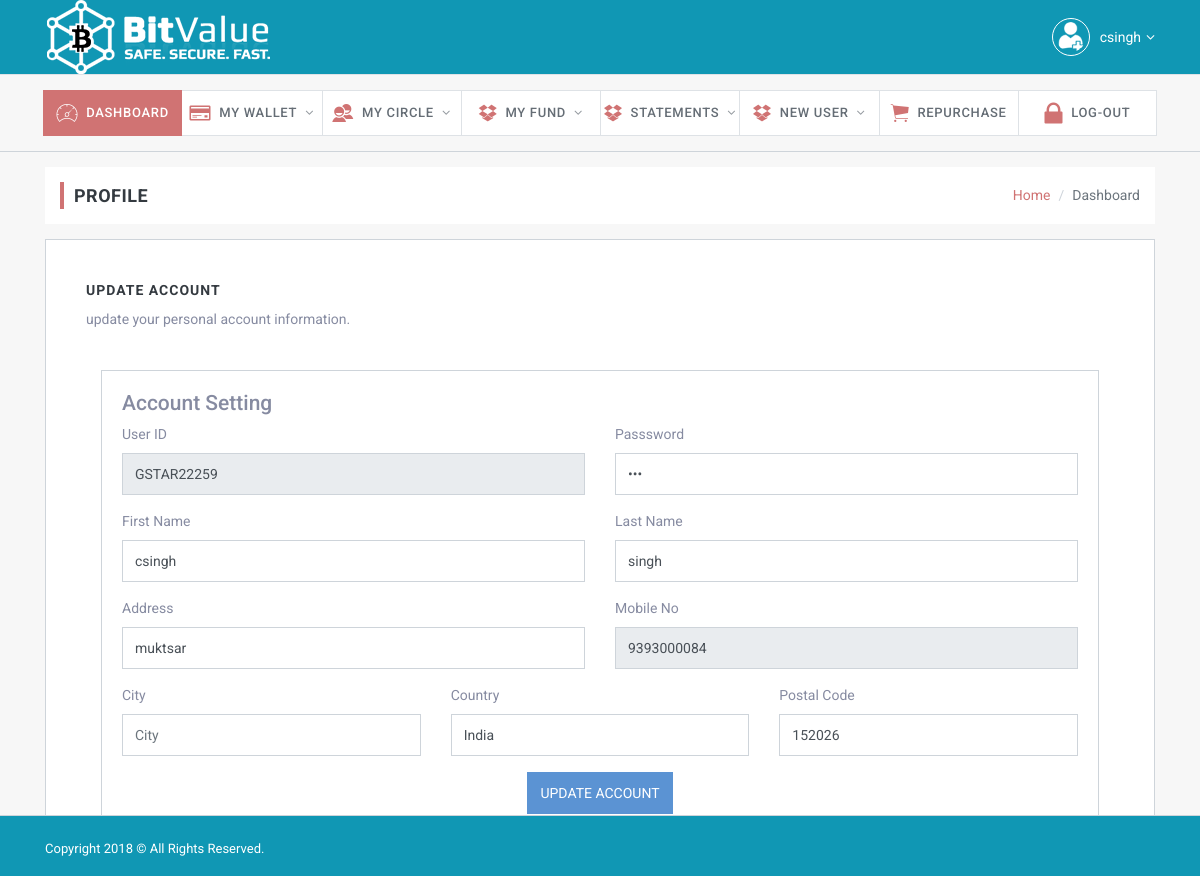
The app's page /profile.php (signed in) with its own data.
### tables this page shows
CREATE TABLE `registration` (
  `UserID` varchar(100) NOT NULL,
  `ChainID` varchar(100) NOT NULL,
  `DirectID` varchar(100) NOT NULL,
  `UserEmail` varchar(100) NOT NULL,
  `Password` varchar(100) NOT NULL,
  `TPassword` varchar(100) NOT NULL,
  `EPassword` varchar(100) NOT NULL,
  `ETPassword` varchar(100) NOT NULL,
  `DOB` varchar(100) NOT NULL,
  `FirstName` varchar(100) NOT NULL,
  `LastName` varchar(100) NOT NULL,
  `Gender` varchar(10) NOT NULL,
  `MobileNo` varchar(100) NOT NULL,
  `Address` longtext NOT NULL,
  `country` varchar(100) NOT NULL DEFAULT 'India',
  `state` varchar(100) NOT NULL,
  `district` varchar(100) NOT NULL,
  `City` varchar(100) NOT NULL,
  `Zip` varchar(100) NOT NULL,
  `Position` varchar(100) NOT NULL,
  `RegistrationDate` varchar(100) NOT NULL,
  `Acc_Holder_Name` varchar(100) NOT NULL,
  `Bank_Name` varchar(100) NOT NULL,
  `Bank_Acc_No` varchar(100) NOT NULL,
  `Branch_Name` varchar(100) NOT NULL,
  `IFSC_Code` varchar(100) NOT NULL,
  `Account_Type` varchar(100) NOT NULL,
  `Pan_Number` varchar(100) NOT NULL,
  `Status` varchar(100) NOT NULL DEFAULT 'Active',
  `PaidStatus` varchar(100) NOT NULL DEFAULT 'Free',
  `timeinstring` int(100) NOT NULL,
  `EmailCode` longtext NOT NULL,
  `scode` int(100) NOT NULL,
  `EmailVerify` int(2) NOT NULL DEFAULT '1',
  `EmailStatus` int(2) NOT NULL DEFAULT '0',
  `currentbtc` varchar(100) NOT NULL,
  `ademail` varchar(100) NOT NULL,
  `admethod` varchar(100) NOT NULL,
  `About` longtext NOT NULL,
  `BTCAccount` varchar(100) NOT NULL,
  `Paytm` varchar(100) NOT NULL,
  `NetellerAccount` varchar(100) NOT NULL,
  `PaypalEmailID` varchar(100) NOT NULL,
  `profilepic` varchar(1000) NOT NULL,
  `addressproof` varchar(1000) NOT NULL,
  `pin` varchar(100) NOT NULL,
  `pancard` varchar(1000) NOT NULL,
  `Adtype` varchar(100) NOT NULL,
  `totalbusiness` varchar(100) NOT NULL,
  `topupsincome` varchar(100) NOT NULL,
  `nonincome` varchar(100) NOT NULL,
  `levelstatus` int(10) NOT NULL,
  `nomineerelation` varchar(100) NOT NULL,
  `nomineename` varchar(100) NOT NULL,
  `widstatus` int(10) NOT NULL DEFAULT '1',
  `Id` int(100) NOT NULL,
  `silverpoolstatus` int(100) NOT NULL,
  `princepoolstatus` int(100) NOT NULL
);

### package/Memberclass.php (called while the page is built, shortened)
<?php
class Member
{
	public function __construct()
	{
		$this->mysqli2 = new mysqli('localhost', 'root', '', 'gstarmar_mlm');
		$this->userID = $_SESSION['User_Array']['UserID'];
	}
function loaduserinfo()
{
	 $query4 = "SELECT * FROM Registration WHERE UserID = '".$this->userID."'";
       $result4=$this->mysqli2->query($query4);
       $num=$result4->fetch_assoc();
	   return $num;
}
}
$obj = new Member();
?>

### profile.php (the view, shortened to what this page needs)
<?php include("header.php"); ?>
<?php
$userdata=$obj->loaduserinfo();
$userinfo=$userdata;
?>
  <div class="slim-mainpanel">
      <div class="container">
        <div class="slim-pageheader">
          <ol class="breadcrumb slim-breadcrumb">
            <li class="breadcrumb-item"><a href="#">Home</a></li>
            <li class="breadcrumb-item active" aria-current="page">Dashboard</li>
          </ol>
          <h6 class="slim-pagetitle">Profile</h6>
        </div>
    <div class="section-wrapper">
          <label class="section-title">Update Account</label>
          <p class="mg-b-20 mg-sm-b-40">update your personal account information.</p>
		 <div class="content-page">
        <div class="content">
            <div class="container-fluid">
         <div id="dvPageContent" class="page-content">
                <div class="row">
                   <div class="col-lg-12 col-md-12">
                         <div class="card" style="padding:20px">
                            <div class="header">
                                <h4 class="title">Account Setting</h4>
                            </div>
	                            <div class="content">
	                                <form action="" method="post" >
	                                     <div class="row">
	                                        <div class="col-md-6">
												<div class="form-group label-floating">
													<label class="control-label">User ID</label>
													<input type="text" id="userid" class="form-control border-input" value="<?php echo $userinfo['UserID']; ?>" readonly>
												</div>
	                                        </div>
	                                         <div class="col-md-6">
												<div class="form-group label-floating">
													<label class="control-label">Passsword </label>
													<input type="password" class="form-control border-input" name="Password" id="password" value="<?php echo $userinfo['Password']; ?>" required>
												</div>
	                                        </div>
	                                    </div>
	                                    	         <div class="row">
                                        <div class="col-md-6">
                                            <div class="form-group">
                                                <label>First Name</label>
                                                <input type="text" class="form-control border-input" placeholder="First Name" name="FirstName"  value="<?php echo $userinfo['FirstName']; ?>">
                                            </div>
                                        </div>
                                        <div class="col-md-6">
                                            <div class="form-group">
                                                <label>Last Name</label>
                                                <input type="text" class="form-control border-input" placeholder="Last Name" name="LastName" value="<?php echo $userinfo['LastName']; ?>">
                                            </div>
                                        </div>
                                    </div>
                                    <div class="row">
                                        <div class="col-md-6">
                                            <div class="form-group">
                                                <label>Address</label>
                                                <input type="text" class="form-control border-input" name="Address" placeholder="Home Address" value="<?php echo $userinfo['Address']; ?>">
                                            </div>
                                        </div>
                                          <div class="col-md-6">
												<div class="form-group label-floating">
													<label class="control-label">Mobile No</label>
													<input type="text" class="form-control border-input" name="MobileNo" value="<?php echo $userinfo['MobileNo']; ?>" readonly >
												</div>
	                                        </div>
                                    </div>
                                    <div class="row">
                                        <div class="col-md-4">
                                            <div class="form-group">
                                                <label>City</label>
                                                <input type="text" class="form-control border-input" placeholder="City" value="<?php echo $userinfo['City']; ?>">
                                            </div>
                                        </div>
                                        <div class="col-md-4">
                                            <div class="form-group">
                                                <label>Country</label>
                                            <input type="text" class="form-control border-input" placeholder="Country" value="<?php echo $userinfo['country']; ?>" name="country" >
                                            </div>
                                        </div>
                                        <div class="col-md-4">
                                            <div class="form-group">
                                                <label>Postal Code</label>
                                                <input type="number" class="form-control border-input" placeholder="ZIP Code" name="Zip" value="<?php echo $userinfo['Zip']; ?>">
                                            </div>
                                        </div>
                                    </div>
	                                 <div class="text-center">
                                        <button type="submit" class="btn btn-info btn-fill btn-wd" name="updatepro">UPDATE ACCOUNT</button>
                                    </div>
	                            </div>
	                        </div>
	                        </div>
				</div>
</div>
</div>
	</div>
</div>
</div>
</div>
<?php include("footer.php"); ?>

### header.php (shortened to what this page needs)
<?php
include("package/Memberclass.php");
if(empty($_SESSION['User_Array'])){ ?><meta http-equiv="refresh" content="0; url=login.php" /> <?php  exit(); }
$userdata=$obj->loaduserinfo();
?>
<!DOCTYPE html>
<html lang="en">
  <head>
    <link href="lib/font-awesome/css/font-awesome.css" rel="stylesheet">
    <link href="lib/Ionicons/css/ionicons.css" rel="stylesheet">
    <link href="lib/rickshaw/css/rickshaw.min.css" rel="stylesheet">
    <link rel="stylesheet" href="css/slim.css">
  </head>
  <body class="dashboard-3">
    <div class="slim-header">
      <div class="container">
        <div class="slim-header-left">
          <h2 class="slim-logo"><a href="index.html"><img src="img/logo.png"></a></h2>
        </div>
        <div class="slim-header-right">
          <div class="dropdown dropdown-c">
            <a href="#" class="logged-user" data-toggle="dropdown">
              <img src="user.png" alt="">
              <span style="color: #fff"><?php echo $userdata['FirstName']; ?></span>
              <i class="fa fa-angle-down" style="color: #fff"></i>
            </a>
          </div>
        </div>
      </div>
    </div>
    <div class="slim-navbar">
      <div class="container-fluid">
        <ul class="nav">
          <li class="nav-item active">
            <a class="nav-link" href="dashboard.php">
              <i class="icon ion-ios-speedometer-outline"></i>
              <span>Dashboard</span>
            </a>
          </li>
          <li class="nav-item with-sub">
            <a class="nav-link" href="#">
              <i class="icon ion-card"></i>
              <span>My Wallet</span>
            </a>
          </li>
          <li class="nav-item  with-sub">
            <a class="nav-link" href="#" data-toggle="dropdown">
              <i class="icon ion-android-contacts"></i>
              <span>My Circle</span>
              </a>
          </li>
          <li class="nav-item  with-sub">
            <a class="nav-link" href="#" data-toggle="dropdown">
              <i class="icon ion-social-dropbox"></i>
              <span>My Fund</span>
              </a>
          </li>
            <li class="nav-item  with-sub">
            <a class="nav-link" href="#" data-toggle="dropdown">
              <i class="icon ion-social-dropbox"></i>
              <span>Statements</span>
              </a>
          </li>
            <li class="nav-item with-sub">
            <a class="nav-link" href="signup.php" data-toggle="dropdown">
              <i class="icon ion-social-dropbox"></i>
              <span>New User</span>
              </a>
          </li>
          <li class="nav-item">
            <a class="nav-link" href="#" data-toggle="dropdown">
              <i class="icon ion-ios-cart"></i>
              <span>RePurchase</span>
              </a>
          </li>
          <li class="nav-item">
            <a class="nav-link" href="signout.php">
              <i class="icon ion-locked"></i>
              <span>Log-out</span>
              </a>
          </li>
        </ul>
      </div>
    </div>

### records on screen
registration: FirstName "csingh", UserID "GSTAR22259", LastName "singh", Address "muktsar", MobileNo "9393000084", country "India", Zip "152026"
